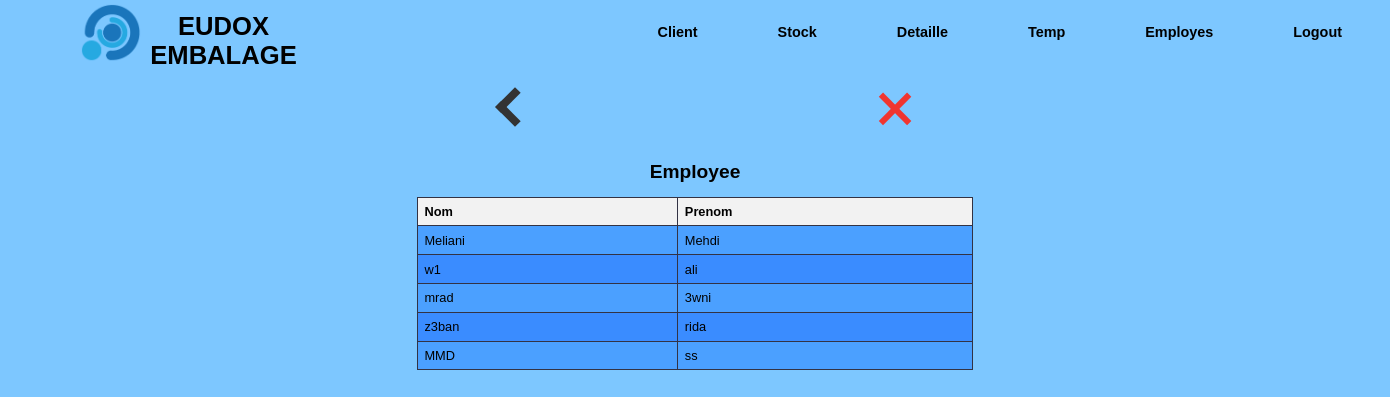
The app's page /work/view, older data.
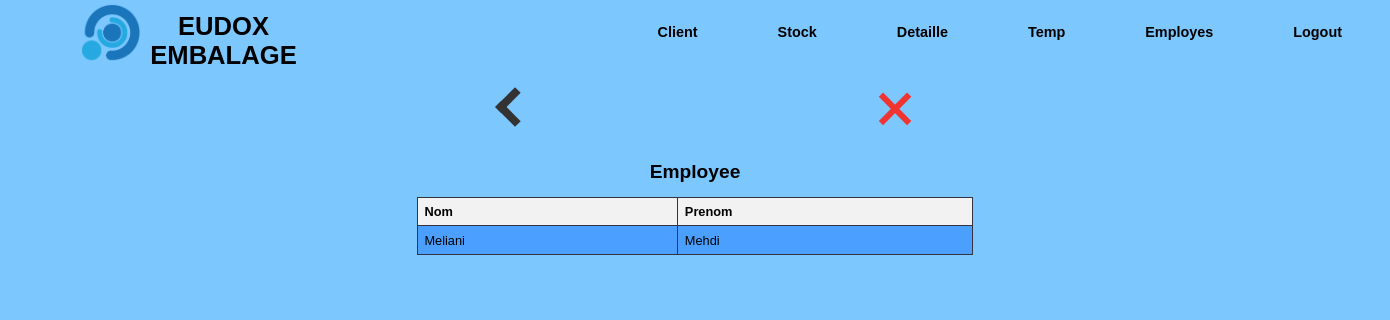
The same page, newer data.
### tables this page shows
CREATE TABLE worker (
        id INTEGER PRIMARY KEY AUTOINCREMENT,
        first_name TEXT NOT NULL,
        last_name TEXT NOT NULL
    );

### app.py (the view)
@app.route('/work/view')
def view_worker():
    conn = sqlite3.connect('form_data.db')
    cursor = conn.cursor()
    cursor.execute('SELECT * FROM worker')
    data_f = cursor.fetchall()
    workers = []
    for data in data_f:
        worker = {
            'id': data[0],
            'first_name': data[1],
            'last_name': data[2]
        }
        workers.append(worker)
    conn.close()
    return render_template('w_view.html', workers=workers)

### templates/w_view.html (shortened to what this page needs)
{% extends 'main.html' %}
{% block top %}
<a href="/work" id="back"><div class="thick-arrow-left"></div></a>
<a href="/main" id="aclose"><div class="close"></div></a>
{% endblock %}
{% block bot %}
  <h2>Employee</h2>
  <table>
    <thead>
      <tr>
        <th>Nom</th>
        <th>Prenom</th>
      </tr>
    </thead>
  <tbody>
      {% for worker in workers %}
      <tr onclick="window.location='/work/calc/{{ worker.id }}';" style="cursor: pointer;">
        <td>{{ worker.first_name }}</td>
        <td>{{ worker.last_name }}</td>
      </tr>
      {% endfor %}
    </tbody>
  </table>
  <br>
{% endblock %}

Row changes from the older to the newer data that the page shows:
removed worker: first_name "w1", last_name "ali"
removed worker: first_name "mrad", last_name "3wni"
removed worker: first_name "z3ban", last_name "rida"
removed worker: first_name "MMD", last_name "ss"
